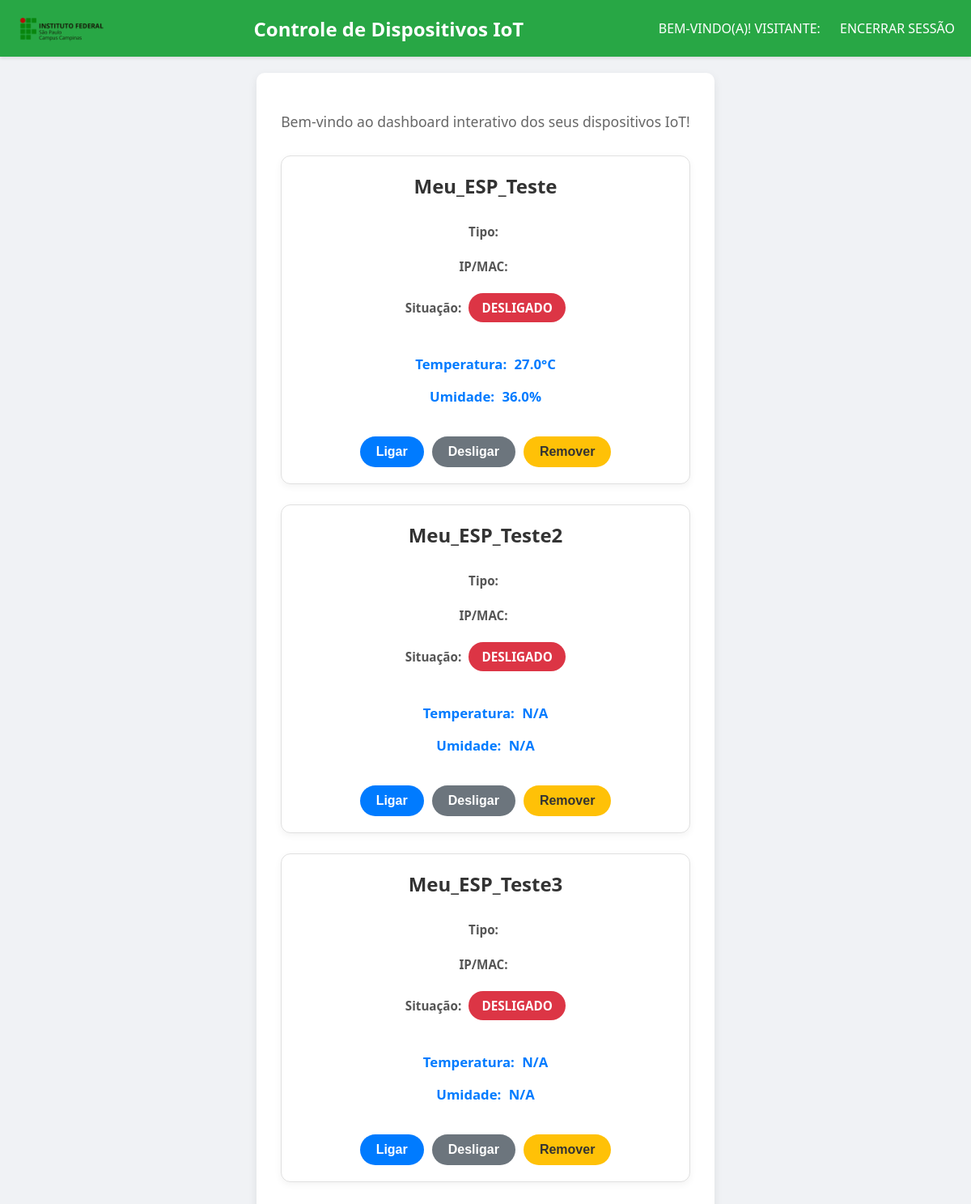
The app's page /dashboard/, older data.
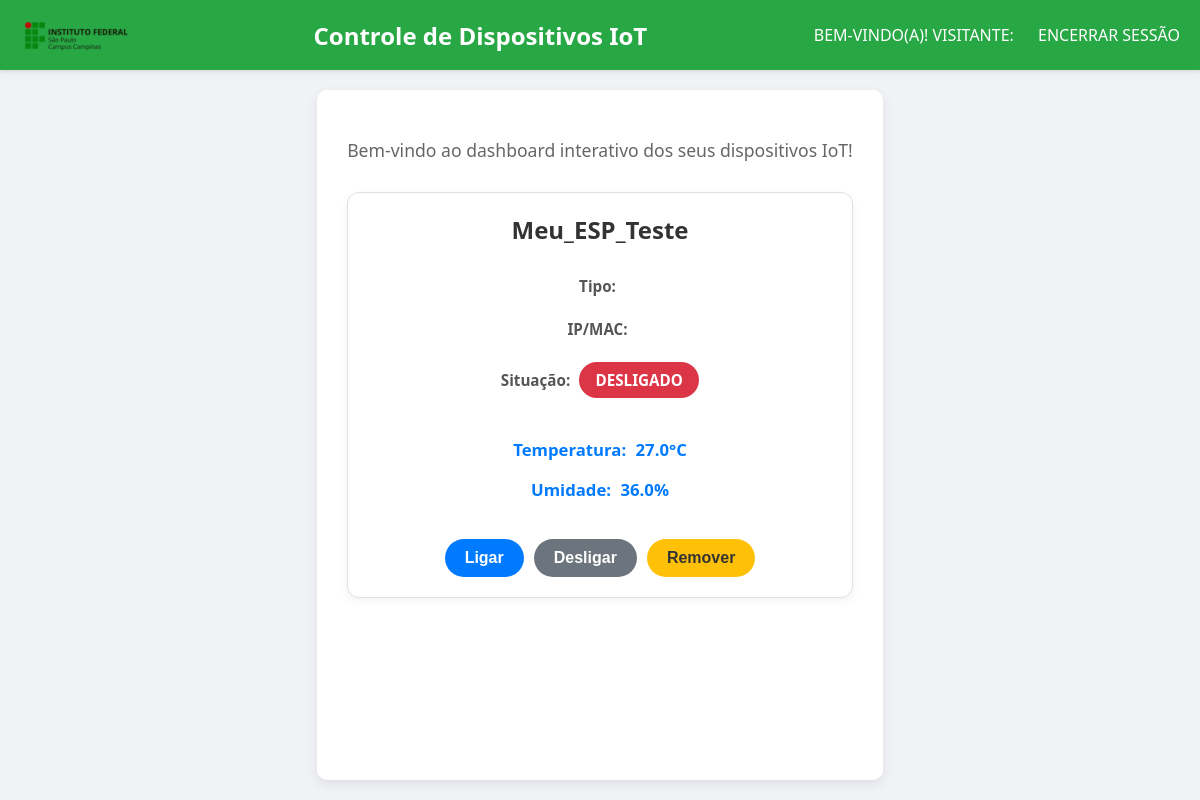
The same page, newer data.
### iot_core/models.py (models this page shows, shortened)
class Dispositivo(models.Model):
    nome = models.CharField(max_length=100, unique=True, help_text="Nome único para identificar o dispositivo (ex: 'Sala_B106').")
    descricao = models.TextField(blank=True, null=True, help_text="Descrição opcional do dispositivo e sua localização.")
    ip_endereco = models.GenericIPAddressField(unique=True, help_text="Endereço IP do dispositivo na rede local.")
    porta = models.IntegerField(default=80, help_text="Porta HTTP que o dispositivo está escutando (geralmente 80).")
    ativo = models.BooleanField(default=True, help_text="Indica se o dispositivo está ativo e online.")
    data_cadastro = models.DateTimeField(auto_now_add=True)
    ultima_atualizacao = models.DateTimeField(auto_now=True)
    class Meta:
        verbose_name = "Dispositivo IoT"
        verbose_name_plural = "Dispositivos IoT"
        ordering = ['nome']

### iot_core/views.py (the view)
# urls.py: path('dashboard/', views.device_dashboard, name='device_dashboard'),
def device_dashboard(request):
    devices = Dispositivo.objects.filter(ativo=True)
    devices_data = [] # Lista para armazenar todos os dados que serão passados para o template
    for device in devices:
        device_state, created = DeviceState.objects.get_or_create(device=device)
        ultima_temperatura_leitura = LeituraSensor.objects.filter(
            dispositivo=device, # Usamos 'device' da iteração
            tipo_sensor='Temperatura' # OU 'temperatura', verifique o que seu ESP envia
        ).order_by('-timestamp').first()
        ultima_umidade_leitura = LeituraSensor.objects.filter(
            dispositivo=device, # Usamos 'device' da iteração
            tipo_sensor='Umidade' # OU 'umidade', verifique o que seu ESP envia
        ).order_by('-timestamp').first()
        formatted_temperatura = 'N/A'
        if ultima_temperatura_leitura:
            formatted_temperatura = f"{ultima_temperatura_leitura.valor}{ultima_temperatura_leitura.unidade or '°C'}" # Adicionei um default para unidade
        formatted_umidade = 'N/A'
        if ultima_umidade_leitura:
            formatted_umidade = f"{ultima_umidade_leitura.valor}{ultima_umidade_leitura.unidade or '%'}" # Adicionei um default para unidade
        devices_data.append({
            'obj': device,
            'current_state': device_state, # Passa o objeto DeviceState
            'ultima_temperatura': formatted_temperatura,
            'ultima_umidade': formatted_umidade,
            'is_on': device_state.is_on, # Redundante com current_state.is_on, mas mantido para clareza no template
        })
    form = DispositivoForm() # Formulário para adicionar novo dispositivo
    context = {
        'devices_data': devices_data, # Renomeei para evitar conflito e ser mais descritivo
        'form': form,
        'mensagem': 'Bem-vindo ao dashboard interativo dos seus dispositivos IoT!' # Mensagem geral
    }
    return render(request, 'iot_core/device_dashboard.html', context)

### iot_core/templates/iot_core/device_dashboard.html (shortened to what this page needs)
<!DOCTYPE html>
<html lang="pt-br">
<head>
    {% load static %}
</head>
<body>
    <header>
        <img src={% static 'img/LogoIFSPCMP.png' %} alt="Instituto Federal Logo" class="logo-img">
        <h1>Controle de Dispositivos IoT</h1>
        <nav class="nav-links">
            <span>BEM-VINDO(A)!
                {% if user.is_authenticated %}
                    {{ user.first_name|upper }}:
                {% else %}
                    VISITANTE:
                {% endif %}
            </span>
           <form action="{% url 'logout' %}" method="post" style="display: inline;">
                <button type="submit" style="
                    background: none;
                    border: none;
                    padding: 0;
                    font: inherit;
                    cursor: pointer;
                    color: white; /* Cor do texto do link */
                    text-decoration: none; /* Sem sublinhado por padrão */
                    margin-left: 20px;
                    font-weight: 500;
                    transition: text-decoration 0.2s ease;
                " onmouseover="this.style.textDecoration='underline'" onmouseout="this.style.textDecoration='none'">
                    ENCERRAR SESSÃO
                </button>
            </form>
        </nav>
    </header>
    <div class="dashboard-container">
        <p class="message">{{ mensagem }}</p>
        <div class="devices-grid">
            {% if devices_data %}
                {% for dispositivo_data in devices_data %}
                    <div class="device-card">
                        <h2>{{ dispositivo_data.obj.nome }}</h2>
                        <p><span class="info-label">Tipo:</span> {{ dispositivo_data.obj.modelo }}</p>
                        <p><span class="info-label">IP/MAC:</span> {{ dispositivo_data.obj.endereco_ip_mac }}</p>
                        <p><span class="info-label">Situação:</span>
                            <span id="status-{{ dispositivo_data.obj.id }}"
                                  class="status-indicator {% if dispositivo_data.is_on %}status-on{% else %}status-off{% endif %}">
                                {% if dispositivo_data.is_on %}LIGADO{% else %}DESLIGADO{% endif %}
                            </span>
                        </p>
                        <div class="sensor-data">
                            <p><span class="info-label">Temperatura:</span> <span>{{ dispositivo_data.ultima_temperatura }}</span></p>
                            <p><span class="info-label">Umidade:</span> <span>{{ dispositivo_data.ultima_umidade }}</span></p>
                        </div>
                        <div class="button-group">
                            <button class="control-button on"
                                    onclick="toggleDevice({{ dispositivo_data.obj.id }}, '{{ dispositivo_data.obj.nome }}', true)">
                                Ligar
                            </button>
                            <button class="control-button off"
                                    onclick="toggleDevice({{ dispositivo_data.obj.id }}, '{{ dispositivo_data.obj.nome }}', false)">
                                Desligar
                            </button>
                            <button class="control-button remove"
                                    onclick="removeDevice({{ dispositivo_data.obj.id }}, '{{ dispositivo_data.obj.nome }}')">
                                Remover
                            </button>
                        </div>
                    </div>
                {% endfor %}
            {% else %}
                <p style="grid-column: 1 / -1; text-align: center;">Nenhum dispositivo ativo cadastrado ainda. Adicione um abaixo!</p>
            {% endif %}
        </div>
</body>
</html>

### iot_core/templates/iot_core/device_dashboard.html (style rules this page uses)
body { font-family: 'Segoe UI', Tahoma, Geneva, Verdana, sans-serif; margin: 0; background-color: #f0f2f5; color: #333; display: flex; flex-direction: column; min-height: 100vh; }
header { background-color: #28a745; color: white; padding: 15px 20px; display: flex; justify-content: space-between; align-items: center; box-shadow: 0 2px 4px rgba(0,0,0,0.1); }
header h1 { margin: 0; font-size: 24px; }
.logo-img { height: 40px; margin-right: 15px; }
.dashboard-container { flex-grow: 1; padding: 30px; max-width: 1200px; margin: 20px auto; background-color: white; border-radius: 10px; box-shadow: 0 4px 12px rgba(0,0,0,0.08); }
.dashboard-container p.message { text-align: center; margin-bottom: 30px; color: #666; font-size: 1.1em; }
.devices-grid { display: grid; grid-template-columns: repeat(auto-fill, minmax(280px, 1fr)); gap: 25px; margin-bottom: 40px; }
.device-card { background-color: #ffffff; border: 1px solid #e0e0e0; border-radius: 12px; padding: 20px; box-shadow: 0 3px 10px rgba(0,0,0,0.05); display: flex; flex-direction: column; justify-content: space-between; align-items: center; text-align: center; transition: transform 0.2s ease-in-out; }
.device-card h2 { margin-top: 0; color: #333; font-size: 1.5em; margin-bottom: 15px; }
.device-card p { margin-bottom: 8px; font-size: 0.95em; }
.info-label { font-weight: bold; color: #555; margin-right: 5px; }
.sensor-data { margin: 15px 0; font-size: 1.1em; color: #444; }
.sensor-data span { font-weight: bold; color: #007bff; }
.status-indicator { padding: 8px 15px; border-radius: 20px; font-weight: bold; color: white; display: inline-block; min-width: 90px; }
.status-off { background-color: #dc3545; }
.button-group { display: flex; gap: 10px; margin-top: 15px; }
.control-button { padding: 10px 20px; border: none; border-radius: 25px; cursor: pointer; font-weight: bold; font-size: 1em; transition: background-color 0.2s ease; }
.control-button.on { background-color: #007bff; color: white; }
.control-button.off { background-color: #6c757d; color: white; }
.control-button.remove { background-color: #ffc107; color: #333; }

Row changes from the older to the newer data that the page shows:
removed Dispositivo: obj.nome "Meu_ESP_Teste2", ultima_temperatura "N/A", ultima_umidade "N/A"
removed Dispositivo: obj.nome "Meu_ESP_Teste3", ultima_temperatura "N/A", ultima_umidade "N/A"
